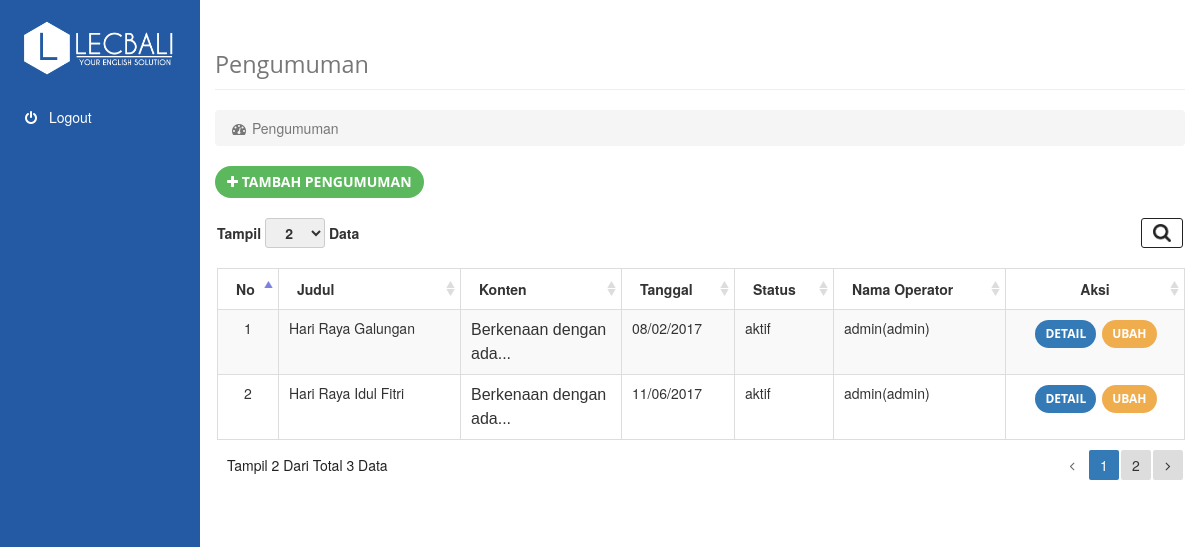
The app's page /index.php/pengumuman with its own data.
### tables this page shows
CREATE TABLE IF NOT EXISTS `pengumuman` (
`id` int(255) NOT NULL,
  `judul` varchar(255) NOT NULL,
  `konten` longtext NOT NULL,
  `tanggal` varchar(15) NOT NULL,
  `status` varchar(20) NOT NULL,
  `id_operator` int(11) NOT NULL
);

CREATE TABLE IF NOT EXISTS `users` (
`id` int(255) NOT NULL,
  `username` varchar(255) NOT NULL,
  `nama` varchar(30) NOT NULL,
  `tgl_lahir` varchar(30) NOT NULL,
  `alamat` varchar(50) NOT NULL,
  `telpon` varchar(20) NOT NULL,
  `email` varchar(30) NOT NULL,
  `password` varchar(225) NOT NULL,
  `status` varchar(20) NOT NULL,
  `foto` text NOT NULL,
  `level` int(11) NOT NULL
);

### application/controllers/pengumuman.php (called while the page is built, shortened)
<?php if ( ! defined('BASEPATH')) exit('No direct script access allowed');
class Pengumuman extends CI_Controller {
	function __construct() {
		$this->load->library('session');
		$this->load->model('m_pengumuman');
		$this->load->model('m_users');
	}
	function index() {
		$data = array('pengumuman' => $this->m_pengumuman->get_pengumuman(), 'title' => 'Pengumuman');
		$data['slug'] = 'pengumuman';
		if($this->session->level == 4) {
			$data['content'] = 'pengumuman/content-column';
		} else {
			$data['content'] = 'pengumuman/lists';
		}
		$this->load->view('dashboard',$data);
	}
}

### index.php (called while the page is built, shortened)
<?php
require_once BASEPATH.'core/CodeIgniter.php';

### application/models/m_pengumuman.php (called while the page is built, shortened)
<?php if ( ! defined('BASEPATH')) exit('No direct script access allowed');
class M_pengumuman extends CI_Model {
	function get_pengumuman($filter = null) {
		$query = $this->db->get_where('pengumuman', $filter);
		return $query->result_object();
	}
}

### application/models/m_users.php (called while the page is built, shortened)
<?php  if ( ! defined('BASEPATH')) exit('No direct script access allowed');
class M_users extends CI_Model {
	function detail_users($id){
		$this->db->where('id', $id);
		$query = $this->db->get('users');
		return $query->row_array();
	}
}
?>

### application/views/pengumuman/lists.php (the view, shortened to what this page needs)
<a href="<?= base_url($slug); ?>/form" class="btn btn-success"><i class="fa fa-plus"></i> Tambah <?= $title;?></a>
<br><br>
<div class="table-responsive">
    <table class="table table-bordered table-hover table-striped table-dynamic">
        <thead>
            <tr>
                <th>No</th>
                <th>Judul</th>
                <th>Konten</th>
                <th>Tanggal</th>
                <th>Status</th>
                <th>Nama Operator</th>
                <th>Aksi</th>
            </tr>
        </thead>
        <tbody>
        <?php
        if(!empty($pengumuman)) :
            $no = 1;
            foreach($pengumuman as $val) {
                $operator = $this->m_users->detail_users($val->id_operator);
            ?>
            <tr>
                <td width="40px" align="center"><?= $no++;?></td>
                <td><?= $val->judul; ?></td>
                <td width="140px"><span class="editor-<?= $no;?>"></span></td>
                <td><?= $val->tanggal; ?></td>
                <td><?= $val->status; ?></td>
                <td><?= $operator['nama']. '('. $operator['username']; ?>)</td>
                <td align="center">
                    <a href="<?= base_url($slug);?>/detail/<?= $val->id; ?>" class="btn btn-sm btn-primary btn-action">Detail</a>
                    <a href="<?= base_url($slug);?>/form/<?= $val->id; ?>" class="btn  btn-sm btn-warning btn-action">Ubah</a>
                </td>
            </tr>
            <?php }
        endif;
        ?>
        </tbody>
    </table>
</div>

### application/views/header.php (shortened to what this page needs)
<!DOCTYPE html>
<html lang="en">
<head>
    <link href="<?= base_url('assets/css/bootstrap.min.css'); ?>" rel="stylesheet" type="text/css"/>
    <link href="<?= base_url('assets/css/custom.css'); ?>" rel="stylesheet" type="text/css"/>
    <link href="<?= base_url('assets/css/font-awesome.min.css'); ?>" rel="stylesheet" type="text/css"/>
    <link href="<?= base_url('assets/css/jquery.timepicker.css'); ?>" rel="stylesheet" type="text/css"/>
    <link href="<?= base_url('assets/css/bootstrap-datepicker.css'); ?>" rel="stylesheet" type="text/css"/>
    <link href="<?= base_url('assets/css/magnific-popup.css'); ?>" rel="stylesheet" type="text/css"/>
    <link href="<?= base_url('assets/css/creative.min.css'); ?>" rel="stylesheet" type="text/css"/>
    <link href="<?= base_url('assets/css/style.css'); ?>" rel="stylesheet" type="text/css"/>
</head>
<body>

### application/views/dashboard.php (shortened to what this page needs)
<?php
$data['nomenu'] = true;
$this->load->view('header', $data); ?>
    <div class="container-fluid">
        <div class="row">
            <?php $this->load->view('side'); ?>
            <div class="col-xs-12 col-sm-9 col-md-10 right-md">
                <h1 class="page-header">
                    <small><?= $title;?></small>
                </h1>
                <ol class="breadcrumb">
                    <li class="active">
                        <i class="fa fa-fw fa-dashboard"></i> <?= $title;?>
                    </li>
                </ol>
                <?php if($content != null) {
                    $this->load->view($content);
                } ?>
            </div>
        </div>
    </div>
<?php $this->load->view('footer'); ?>

### application/views/side.php (shortened to what this page needs)
<div class="col-xs-12 col-sm-3 col-md-2 clear-md fixed-top">
    <div class="collapse navbar-collapse navbar-ex1-collapse">
        <ul class="nav side-nav">
            <div class="logo2">
                <a href="<?= base_url();?>dashboard"><img src="<?= base_url(); ?>assets/images/logo2.png" width="160px"></a>
            </div>
            <li>
                <a class="nav-link" href="<?= base_url('home/logout'); ?>"><span class="icon-menu fa fa-power-off" aria-hidden="true"></span> Logout</a>
            </li>
        </ul>
    </div>
</div>

### application/views/footer.php (shortened to what this page needs)
</body>
</html>

### assets/css/custom.css (style rules this page uses)
body { background-color: #222; }
@media (min-width:768px) { .side-nav { border: none; border-radius: 0; padding-bottom: 20px; } }
@media (min-width:768px) { .clear-md { background: #235AA3; padding-left: 0; padding-right: 0; bottom: 0; } }
@media (min-width:768px) { .right-md { float: right; } }
.ql-container { box-sizing: border-box; font-family: Helvetica, Arial, sans-serif; font-size: 13px; height: 100%; margin: 0px; position: relative; }
table.dataTable { width:100%;margin:0 auto;clear:both;border-collapse:separate;border-spacing:0 }
table.dataTable thead th,table.dataTable tfoot th { font-weight:bold }
table.dataTable thead th,table.dataTable thead td { padding:10px 18px; }
table.dataTable thead .sorting,table.dataTable thead .sorting_asc,table.dataTable thead .sorting_desc,table.dataTable thead .sorting_asc_disabled,table.dataTable thead .sorting_desc_disabled { cursor:pointer;*cursor:hand;background-repeat:no-repeat;background-position:center right }
table.dataTable thead .sorting { background-image:url("../images/sort_both.png") }
table.dataTable thead .sorting_asc { background-image:url("../images/sort_asc.png") }
table.dataTable tbody tr { background-color:#ffffff }
table.dataTable tbody th,table.dataTable tbody td { padding:8px 10px }
table.dataTable,table.dataTable th,table.dataTable td { box-sizing:content-box }

### assets/css/style.css (style rules this page uses)
html, body { height: 100%; min-height: 100%; }
body { background-color: white; }
.side-nav { background-color: #235AA3; }
.icon-menu { padding-right: 20px; width: 20px; padding-left: 10px; }
.logo2 { text-align: center; margin-bottom: 20px; margin-top: 20px; }
.fixed-top { position: fixed; top: 0; right: 0; left: 0; z-index: 1030; }
.nav-link { color: #fff; }
.table-bordered>thead>tr>th, .table-bordered>tbody>tr>td { border-bottom: none; border-left: none; }
.table-bordered>thead>tr>th:last-child, .table-bordered>tbody>tr>td:last-child { border-right: none; }
.table-dynamic thead tr th:last-child { text-align: center; }
.navbar-collapse { padding-right: 0px; padding-left: 0px; }
.table tr .btn.btn-primary { margin: 2px; }
.btn.btn-primary:active, .btn.btn-primary:link { background-color: #337ab7 !important; }

### records on screen
pengumuman: judul "Hari Raya Galungan", tanggal "08/02/2017", status "aktif", users.nama "admin", users.username "admin"
pengumuman: judul "Hari Raya Idul Fitri", tanggal "11/06/2017", status "aktif", users.nama "admin", users.username "admin"

### other values on screen
$title "Pengumuman"
$title "PENGUMUMAN"
